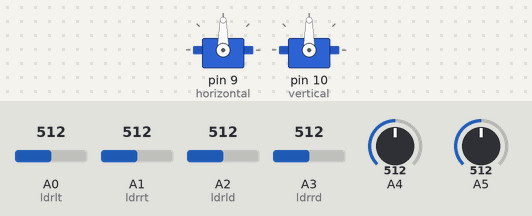
Bench run of a sketch on a simulated Arduino Uno, built with avr-gcc and run on an emulated ATmega328P. Parts: 2 × servo. The inputs (shaded band) are chosen by the test bench; at power-on: A0 (ldrlt) = 512, A4 = 512, A1 (ldrrt) = 512, A2 (ldrld) = 512, A3 (ldrrd) = 512, A5 = 512.

Above: at 1.2 s.
1.3 s: A0 (ldrlt) set to 274
2.8 s: A0 (ldrlt) set to 238
At 3.28 s:
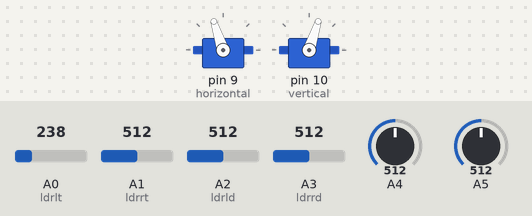
At 5.5 s:
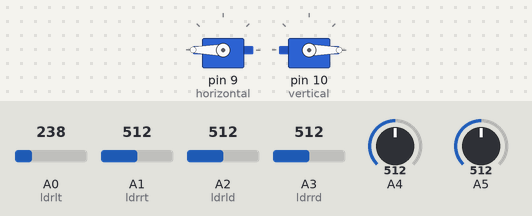
5.8 s: A0 (ldrlt) set to 755
7.3 s: A0 (ldrlt) set to 782
At 7.77 s:
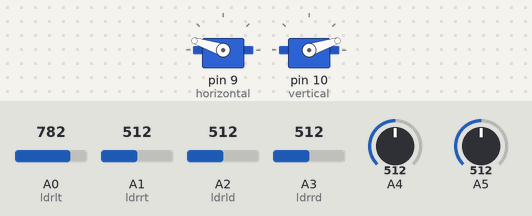
10.3 s: A4 set to 992
13.3 s: A1 (ldrrt) set to 716
At 13.7 s:
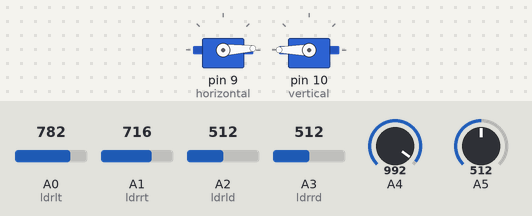
Timing chart, 0 to 15.9 s (numbered marks = the images above; inputs shaded):
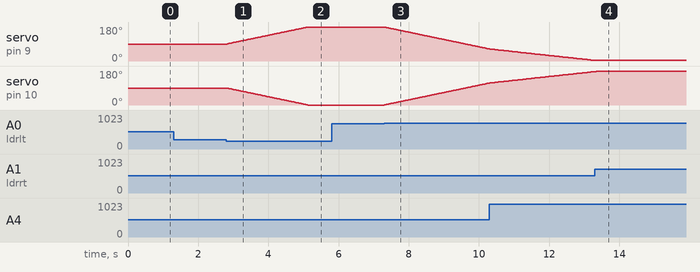

The sketch:

solarTracker.ino
```cpp
#include <Servo.h> // include Servo library

Servo horizontal; // horizontal servo
int servoh = 90;     // stand horizontal servo

Servo vertical;   // vertical servo
int servov = 90;     // stand vertical servo

// LDR pin connections
//  name  = analogpin;
int ldrlt = 0; //LDR top left
int ldrrt = 1; //LDR top rigt
int ldrld = 2; //LDR down left
int ldrrd = 3; //ldr down rigt

void setup()
{
  Serial.begin(9600);
  // servo connections
  // name.attach(pin);
  horizontal.attach(9);
  vertical.attach(10);
}

void loop()
{
  int lt = analogRead(ldrlt); // top left
  int rt = analogRead(ldrrt); // top right
  int ld = analogRead(ldrld); // down left
  int rd = analogRead(ldrrd); // down rigt

  int dtime = analogRead(4) / 20; // read potentiometers
  int tol = analogRead(5) / 4;

  int avt = (lt + rt) / 2; // average value top
  int avd = (ld + rd) / 2; // average value down
  int avl = (lt + ld) / 2; // average value left
  int avr = (rt + rd) / 2; // average value right

  int dvert = avt - avd; // check the diffirence of up and down
  int dhoriz = avl - avr;// check the diffirence og left and rigt

  if (-1 * tol > dvert || dvert > tol) // check if the diffirence is in the tolerance else change vertical angle
  {
    if (avt > avd)
    {
      servov = ++servov;
      if (servov > 180)
      {
        servov = 180;
      }
    }
    else if (avt < avd)
    {
      servov = --servov;
      if (servov < 0)
      {
        servov = 0;
      }
    }
    vertical.write(servov);
  }

  if (-1 * tol > dhoriz || dhoriz > tol) // check if the diffirence is in the tolerance else change horizontal angle
  {
    if (avl > avr)
    {
      servoh = --servoh;
      if (servoh < 0)
      {
        servoh = 0;
      }
    }
    else if (avl < avr)
    {
      servoh = ++servoh;
      if (servoh > 180)
      {
        servoh = 180;
      }
    }
    else if (avl = avr)
    {
      // nothing
    }
    horizontal.write(servoh);
  }
  delay(dtime);
}
```

Measured:
- the behaviour switches between 256 and 255 on A0 (ldrlt) (found by bisection; images 0 and 1)
- the behaviour switches between 769 and 770 on A0 (ldrlt) (found by bisection; images 2 and 3)
- after the input at 1.3 s, every drawn part: stays the same
- after the input at 2.8 s, servo on pin 9 (horizontal): moves from 90° to 180° over 2.3 s, starting at once; servo on pin 10 (vertical): moves from 90° to 0° over 2.3 s, starting at once
- after the input at 5.8 s, every drawn part: stays the same
- after the input at 7.3 s, servo on pin 9 (horizontal): moves from 180° to 64° over 3.0 s, starting at once; servo on pin 10 (vertical): moves from 0° to 116° over 3.0 s, starting at once
- after the input at 13.3 s, servo on pin 9 (horizontal): stays 3° (without the input it goes to 2° after 0.04 s)
